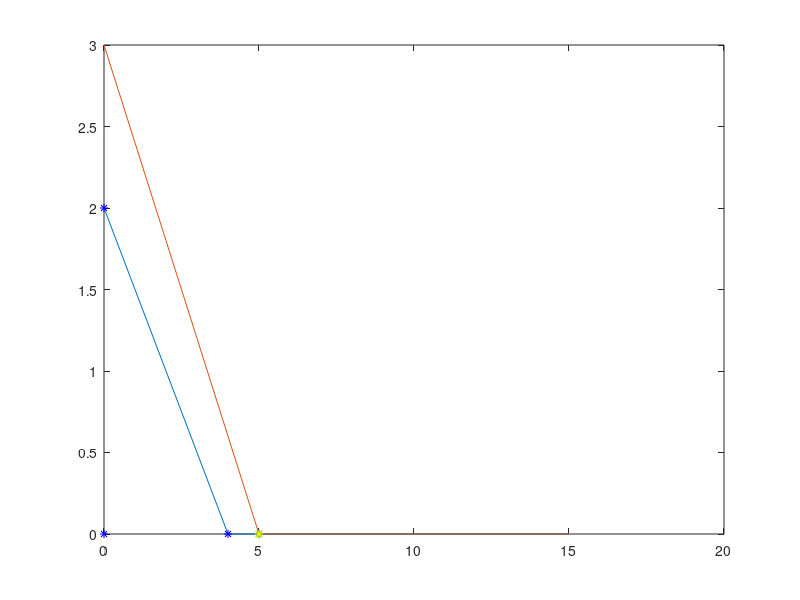

Write MATLAB code to recreate this figure.
clc
clear
z = @(x1,x2) 3*x1 + 2*x2;
c1 = @(x1,x2) 2*x1 + 4*x2 - 8;
c2 = @(x1,x2) 3*x1 + 5*x2 - 15;

A = [2 4;3 5];
B = [8;15];
m = size(A,1);
x1 = 0:max(B);
%x1=0:max(B./A(:,1));
for i=1:m
  x22 =  (B(i) - A(i,1) * x1)/A(i,2);
  x2 = max(0,x22);
  plot(x1,x2)
  hold on
end

%Points Of Intersection
A = [A;[1 0;0 1]];
B = [B;[0;0]];
m = size(A,1);
pt =[];
for i=1:m
    for j=i+1:m
        AA = [A(i,:);A(j,:)];
        BB = [B(i);B(j)];
        X = AA\BB;
        if(X>=0)
            pt = [pt,X];
        end
    end
end


for i=1:size(pt,2)
    plot(pt(1,i),pt(2,i),'*b');
    hold on
end

%Feasible Points
f = [];
for i=1:size(pt,2)
    if(c1(pt(1,i),pt(2,i)) >= 0 &&  c2(pt(1,i),pt(2,i)) >= 0)
      f = [f,[pt(1,i);pt(2,i)]];
    end   
end

for i=1:size(f,2)
    plot(f(1,i),f(2,i),'*r');
    hold on
end

%Optimal Sol
max = -1;
index = 1;
for i=1:size(f,2)
    val = z(f(1,i),f(2,i));
    if(val > max)
        max = val;
        index = i;
    end
end

if(isempty(f))
    disp('No Feasible Region')
else
    disp('Optimal Max Val is')
    disp(max)
    disp('At Points')
    disp(f(:,index))
    plot(f(1,index),f(2,index),'*g')
end

min = 1000000;
index = 1;
for i=1:size(f,2)
    val = z(f(1,i),f(2,i));
    if(val < min)
        min = val;
        index = i;
    end
end

if(isempty(f))
    disp('No Feasible Region')
else
    disp('Optimal Min Val is')
    disp(min)
    disp('At Points')
    disp(f(:,index))
    plot(f(1,index),f(2,index),'*y')
end
%In Graph
%Blue Intercepts
%Red  Feasible Points
%Green Optimal Point Maximum
%Yellow Optimal Point Minimum